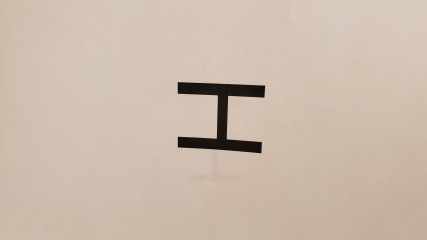
#> input picture RPi/HSU Stuff/H-sideways-small.jpg, 427 x 240 px, given in place of the camera
$ python VideoTester.py
#> lines starting #> are read from the running program, lines starting #| are printed output that depends on the picture; after the words box and inside, x2 and y2 are one past the last pixel; in counts of white or black regions, pixels touching at a corner belong together
#> further down, frame is the input picture: shape (240, 427, 3); mean B, G, R 172.6, 187, 203.4
### RPi/HSU Stuff/LetterDetector.py
import cv2
import numpy as np
import time
import pytesseract

pytesseract.pytesseract.tesseract_cmd = r'C:\Program Files\Tesseract-OCR\tesseract.exe'

def areaFilter(img):
    contours, h = cv2.findContours(img, cv2.RETR_EXTERNAL, cv2.CHAIN_APPROX_SIMPLE) # Get all contours for areaFilter to calculate area via contours

    # Calculating areas of each contour
    areas = []
    for i in range(0,len(contours)):
        area = cv2.contourArea(contours[i])
        areas.append(area)

    if len(areas) > 0:
        correctContour = areas.index(max(areas)) # Index of correct contour (the contour that contains the letter)
        for i in range(0, len(contours)):
            if i != correctContour:
                cv2.drawContours(img, contours, i, (0,0,0), cv2.FILLED)

    return img

def getLetter(img):
    (height, width, depth) = img.shape
#> height = 240; width = 427; depth = 3
    gray = cv2.cvtColor(img, cv2.COLOR_BGR2GRAY)
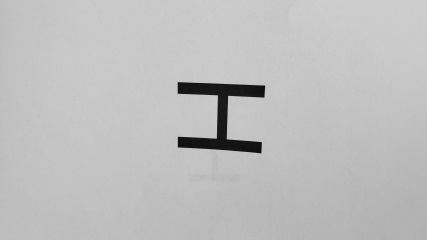
#> gray: shape (240, 427); min 13, max 208, mean 190.2
    gray = cv2.GaussianBlur(gray, (9, 9), 6)
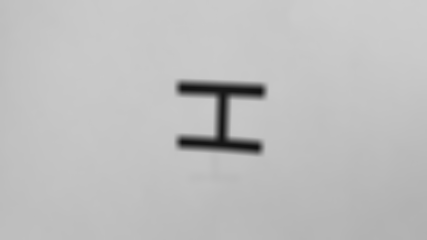
#> gray: shape (240, 427); min 17, max 205, mean 190.2
    thresh = cv2.threshold(gray, 90, 255, cv2.THRESH_BINARY)[1]
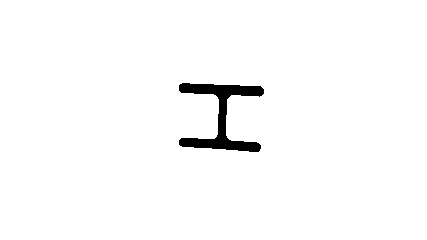
#> thresh: shape (240, 427); 98.1% white; 1 black region, box (x1, y1, x2, y2) and area: (179, 83, 264, 152) 1975
    #dum, thresh = cv2.threshold(gray, 150, 255, cv2.THRESH_BINARY_INV+cv2.THRESH_OTSU)

    # IMAGE INVERTING
    thresh = cv2.bitwise_not(thresh.copy()) # Convert from mostly white to mostly black (since letter is black, and contour detection is on white)
#> thresh: shape (240, 427); 1.9% white; 1 white region

    # AREA FILTER TO ELIMINATE NOISE
    areaFiltered = areaFilter(thresh)
#> in areaFilter, `contours, h = cv2.findContours(img, cv2.RETR_EXTERNAL, cv2.CHAIN_APPRO..`: contours = 1 contour; box (x1, y1, x2, y2) and area: (179, 83, 264, 152) 1770; h = [[-1, -1, -1, -1]]
#> the loop in areaFilter, `for i in range(0,len(contours)):` made 1 pass
#> area on pass 1: 1770.5
#> after the loop in areaFilter, `for i in range(0,len(contours)):`: areas = [1770.5]
#> in areaFilter, `correctContour = areas.index(max(areas))`: correctContour = 0
#> the loop in areaFilter, `for i in range(0, len(contours)):` made 1 pass
    areaFilteredCopy = areaFiltered.copy()

    #PROCESSING STEP
    contours, h = cv2.findContours(areaFilteredCopy, cv2.RETR_TREE, cv2.CHAIN_APPROX_SIMPLE) # Should only be one contour because of image
#> h = [[-1, -1, -1, -1]]
    for i, c in enumerate(contours):
        if(cv2.contourArea(c)>65):

            #GETTING BOUNDING RECTANGLE
            rect = cv2.boundingRect(c)
            x,y,w,h = rect
            cropped = thresh[y:y+h, x:x+w]
            #cv2.imwrite("RPi/HSU Stuff/H-cropped " + str(i) + " .jpg", cropped)
            cv2.imshow("ROI", cropped)
            croppedCopy = cropped.copy()

            # SLICING TO GET THE THREE REGIONS
            roiy, roix = croppedCopy.shape
            top = croppedCopy[0:(roiy//4),0:roix]
            mid = croppedCopy[int(roiy*0.37):int(roiy*0.67),0:roix]
            bot = croppedCopy[int(3*roiy//4):roiy,0:roix]

            '''cv2.imwrite("RPi/HSU Stuff/H-Top.jpg", top)
            cv2.imwrite("RPi/HSU Stuff/H-Mid.jpg", mid)
            cv2.imwrite("RPi/HSU Stuff/H-Bot.jpg", bot)'''

            #CONTOURS FOR HSU DETECTION
            (contop, h) = cv2.findContours(top.copy(), cv2.RETR_EXTERNAL, cv2.CHAIN_APPROX_SIMPLE)
            (conmid, h) = cv2.findContours(mid.copy(), cv2.RETR_EXTERNAL, cv2.CHAIN_APPROX_SIMPLE)
            (conbot, h) = cv2.findContours(bot.copy(), cv2.RETR_EXTERNAL, cv2.CHAIN_APPROX_SIMPLE)

            #Determing HSU
            print("Top: {}, Mid: {}, Bot: {}".format(len(contop), len(conmid), len(conbot)))
            if len(contop) == 2 and len(conmid) == 1 and len(conbot) == 2:
                return "H"
            elif len(contop) == 1 and len(conmid) == 1 and len(conbot) == 1:
                return "S"
            elif (len(contop) == 2 and len(conmid) == 2 and len(conbot) == 1) or (len(contop) == 1 and len(conmid) == 2 and len(conbot) == 2):
                return "U"
            else:
                return None
#> this loop made 1 pass
#> (rect, x, y, w, roiy, roix, contop) on pass 1: ((179, 83, 85, 69), 179, 83, 85, 69, 85, 1 contour; box (x1, y1, x2, y2) and area: (0, 0, 85, 17) 797)
#| Top: 1, Mid: 1, Bot: 1
#> pass 1, in getLetter, `cropped = thresh[y:y+h, x:x+w]`:
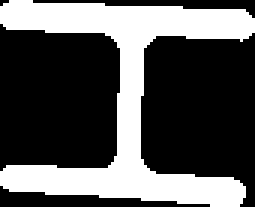
#> cropped: shape (69, 85) (shown 3 times larger); 33.7% white; 1 white region, box (x1, y1, x2, y2) and area: (0, 0, 85, 69) 1975
#> pass 1, in getLetter, `mid = croppedCopy[int(roiy*0.37):int(roiy*0.67),0:roix]`:
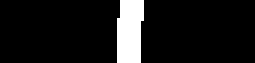
#> mid: shape (21, 85) (shown 3 times larger); 9.5% white; 1 white region, box (x1, y1, x2, y2) and area: (39, 0, 48, 21) 169


'''img = cv2.imread("RPi/HSU Stuff/H.jpg")
print(getLetter(img))'''

# USING PYTESSERACT -------------------------------------------------------------

# [47 lines left out: function getLetter2, not called in this run]

### RPi/HSU Stuff/VideoTester.py
import numpy as np
import cv2
from LetterDetector import *

cap = cv2.VideoCapture(0)
#cap.set(cv2.CAP_PROP_FRAME_WIDTH, 320)
#cap.set(cv2.CAP_PROP_FRAME_HEIGHT, 240)
#cap.set(cv2.CAP_PROP_FPS,9)

while(cap.isOpened()):
    # Capture frame-by-frame
    ret, frame = cap.read()
    # Display the resulting frame
    cv2.imshow('Camera1',frame)
    print(getLetter(frame))
#| S
    if cv2.waitKey(1) & 0xFF == ord('q'):
#> (key q is pressed here)
        break
cap.release()
cv2.destroyAllWindows()

# Sampling Distribution??? (i.e. 86% of frames saw H, 12% of frames saw S)
# getLetters2 is not good at the moment
# thresholding was useful

$ run again, on RPi/HSU Stuff/S.jpg
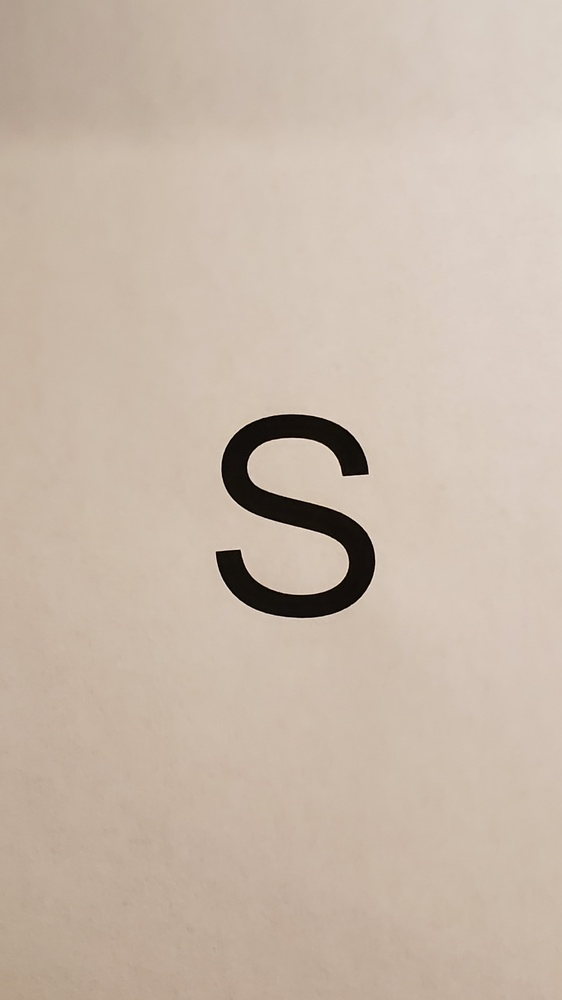
#> input picture RPi/HSU Stuff/S.jpg, 562 x 1000 px, shrunk from 2268 x 4032 before the run, given in place of the camera
#> frame is the input picture: shape (1000, 562, 3); mean B, G, R 170, 184.5, 200.4
#> in getLetter, `thresh = cv2.threshold(gray, 90, 255, cv2.THRESH_BINARY)[1]`:
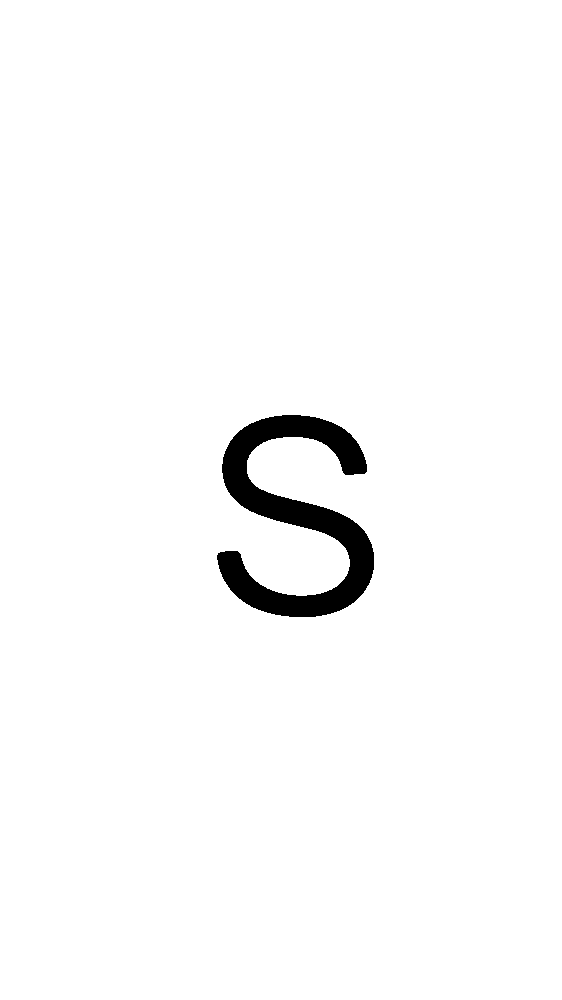
#> thresh: shape (1000, 562); 97.8% white; 1 black region, box (x1, y1, x2, y2) and area: (217, 415, 374, 617) 12392
#> in areaFilter, `contours, h = cv2.findContours(img, cv2.RETR_EXTERNAL, cv2.CHAIN_APPRO..`: contours = 1 contour; box (x1, y1, x2, y2) and area: (217, 415, 374, 617) 11893; h = [[-1, -1, -1, -1]]
#> the loop in areaFilter, `for i in range(0,len(contours)):` made 1 pass
#> area on pass 1: 11893
#> after the loop in areaFilter, `for i in range(0,len(contours)):`: areas = [11893]
#> correctContour = 0
#> the loop in areaFilter, `for i in range(0, len(contours)):` made 1 pass
#> in getLetter, `contours, h = cv2.findContours(areaFilteredCopy, cv2.RETR_TREE, cv2.CH..`: h = [[-1, -1, -1, -1]]
#> the loop in getLetter, `for i, c in enumerate(contours):` made 1 pass
#> (rect, x, y, w, roiy, roix) on pass 1: ((217, 415, 157, 202), 217, 415, 157, 202, 157)
#> (printed output is left out)
#> pass 1, in getLetter, `bot = croppedCopy[int(3*roiy//4):roiy,0:roix]`:
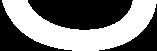
#> bot: shape (51, 157); 47.6% white; 1 white region, box (x1, y1, x2, y2) and area: (2, 0, 157, 51) 3813
#| S
